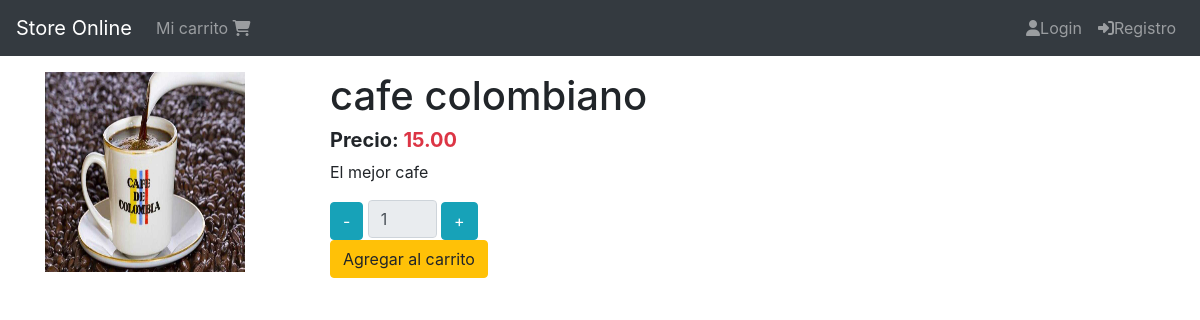
Screenshot of /productos/cafe-colombiano with the database file from the repository.
### products/models.py (models this page shows, shortened)
class Product(models.Model):
    title = models.CharField(max_length=50)
    description = models.TextField()
    price = models.DecimalField(max_digits=8, decimal_places=2, default=0.0)
    slug = models.SlugField(null = False, blank = False, unique= True)
    image = models.ImageField(upload_to='products/', null = False, blank = True)
    created_at = models.DateTimeField(auto_now_add=True)

### products/views.py (the view)
# urls.py: path('<slug:slug>', views.ProductDetailView.as_view(), name='product'),
class ProductDetailView(generic.DetailView):
    model = Product
    template_name = 'product.html'

### products/templates/product.html (shortened to what this page needs)
{% extends 'base/base.html' %}
{% load static %}
{% block content %}
    <div class="col-3">
        {% if product.image %}
        <img src="{{product.image.url}}" alt="Imagen del producto" width="200" height="200">
        {% endif %}
    </div>
    <div class="col">
        <div class="h1">
            {{product.title}}
        </div>
        <div class="h5 font-weight-bold">
            Precio: <span class="text-danger">{{product.price}}</span>
        </div>
        <div class="">
            <p>{{product.description}}</p>
        </div>
        <div class="">
            {% include 'carts/snippets/add.html' %}
        </div>
    </div>
{% endblock %}

### rows the page displays
Product: image (picture), title "cafe colombiano", price "15.00", description "El mejor cafe"
